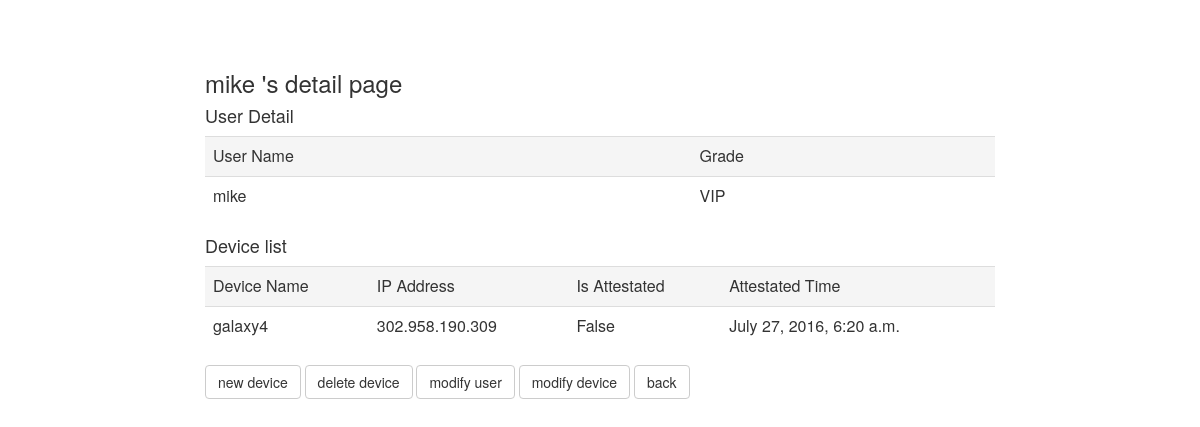
Page /mainpage/2/ on the committed database.
### mainpage/models.py (models this page shows, shortened)
class Users(models.Model):
	user_name = models.CharField(max_length=200)
	grade = models.CharField(max_length=200)

class Devices(models.Model):
	device_name = models.CharField(max_length=200)
	ip = models.CharField(max_length=20)
	is_attestated = models.BooleanField(default=False)
	attestated_time = models.DateTimeField('date published', null=True)
	user = models.ForeignKey(Users)

### mainpage/views.py (the view)
# urls.py: url(r'^(?P<users_id>[0-9]+)/$', views.user_detail, name='user_detail'),
def user_detail(request, users_id):
	devices_list = Devices.objects.filter(user=users_id)
	template = loader.get_template('mainpage/user_detail.html')
	context = {
		'devices_list' : devices_list,
		'userinput' : Users.objects.get(id=users_id),
	}
	return HttpResponse(template.render(context, request))

### mainpage/templates/mainpage/user_detail.html (shortened to what this page needs)
<head>
	<link rel="stylesheet" href="https://maxcdn.bootstrapcdn.com/bootstrap/3.3.7/css/bootstrap.min.css">
</head>
<body style='margin-top:50px'>
<div class="row">
  	<div class="col-md-2"></div>
  	<div class="col-md-8">
	<h3> {{userinput.user_name}} 's detail page</h3>
	<h4> User Detail </h4>
	<table class="table">
	<tr class="active"><td>User Name</td><td>Grade</td></tr>
	<tr><td>{{userinput.user_name}}</td><td>{{userinput.grade}}</td></tr>
	</table>
	{% if devices_list %}
	<h4> Device list </h4>
	<table class="table">
	<tr class="active"><td>Device Name</td><td>IP Address</td><td>Is Attestated</td><td>Attestated Time</td></tr>
		<ul>
		{% for device in devices_list %}
		<tr>
			<td>{{device.device_name}}</td>
			<td>{{device.ip}}</td>
			<td>{{device.is_attestated}}</td>
			<td>{{device.attestated_time}}</td>
		</tr>
		{% endfor %}
		</ul>
	</table>
	{% else %}
		<p> no devices </p>
	{% endif %}
	<a class="btn btn-default" href="/mainpage/{{userinput.id}}/device/write/" role="button">new device</a>
	<a class="btn btn-default" href="/mainpage/{{userinput.id}}/delete/device_check" role="button">delete device</a>
	<a class="btn btn-default" href="/mainpage/{{userinput.id}}/modify/" role="button">modify user</a>
	{% if devices_list %}
		<a class="btn btn-default" href="/mainpage/{{userinput.id}}/modify/device/check" role="button">modify device</a>
	{% endif %}
	<a class="btn btn-default" href="/mainpage/" role="button">back</a>
	</div>
	<div class="col-md-2"></div>
</div>
</body>

### rows in the picture
Users: user_name "mike", grade "VIP"
Devices: device_name "galaxy4", ip "302.958.190.309", is_attestated "False", attestated_time "July 27, 2016, 6:20 a.m."
